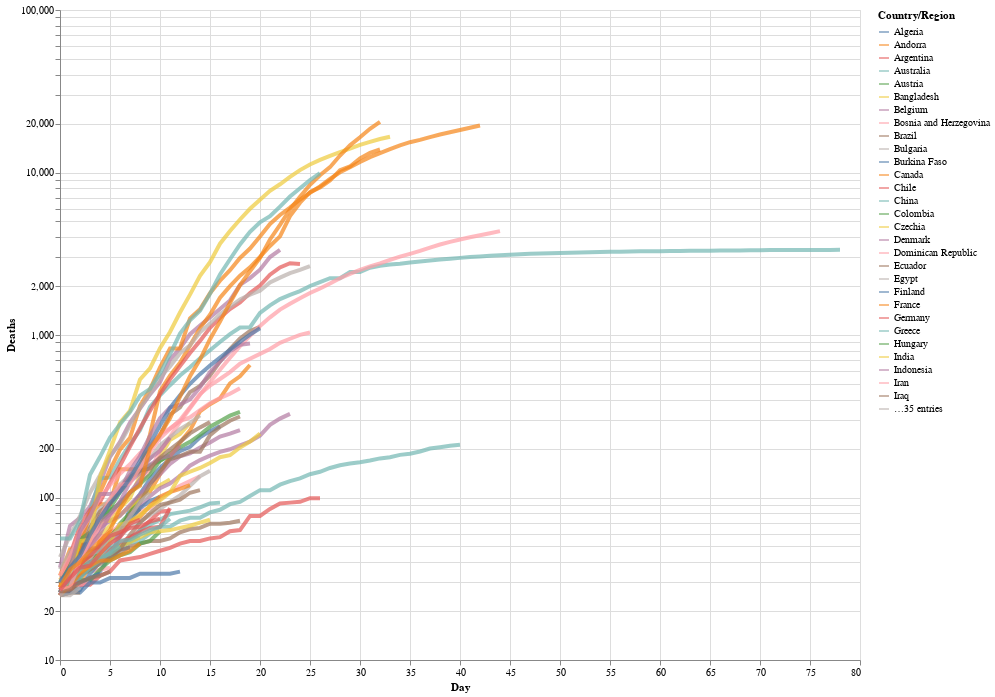

The code cell stored with this chart in its notebook:
### Markdown cell above
We can also add a log y-axis. To do this, The long-form, we express the types using the long-form `alt.X('Day',...)`, which is, in the words of the [Altair documentation](https://altair-viz.github.io/user_guide/encoding.html)
> useful when doing more fine-tuned adjustments to the encoding, such as binning, axis and scale properties, or more.

We'll also now add a hover tooltip so that, when we hover our cursor over any point on any of the lines, it will tell us the 'Country', the 'Day', and the number of 'Deaths'.

### Code cell
# altair plot 
alt.Chart(deaths_long).mark_line(strokeWidth=4, opacity=0.7).encode(
    x=alt.X('Day'),
    y=alt.Y('Deaths', scale=alt.Scale(type='log')),
    color='Country/Region',
    tooltip=['Country/Region', 'Day', 'Deaths']
).properties(
    width=800,
    height=650
)

### Figure 1 — Vega-Lite specification as saved in the notebook (floating-point values rounded to 4 significant figures; data arrays with more than 128 entries replaced by an {"elided": "..."} marker saying what was removed)
{"config": {"view": {"continuousWidth": 400, "continuousHeight": 300}}, "data": {"name": "data-55a258f94e8b8783e91323a8e7c7adc8"}, "mark": {"type": "line", "opacity": 0.7, "strokeWidth": 4}, "encoding": {"color": {"type": "nominal", "field": "Country/Region"}, "tooltip": [{"type": "nominal", "field": "Country/Region"}, {"type": "quantitative", "field": "Day"}, {"type": "quantitative", "field": "Deaths"}], "x": {"type": "quantitative", "field": "Day"}, "y": {"type": "quantitative", "field": "Deaths", "scale": {"type": "log"}}}, "height": 650, "width": 800, "$schema": "https://vega.github.io/schema/vega-lite/v4.8.1.json", "datasets": {"data-55a258f94e8b8783e91323a8e7c7adc8": {"elided": "5184 records"}}}
